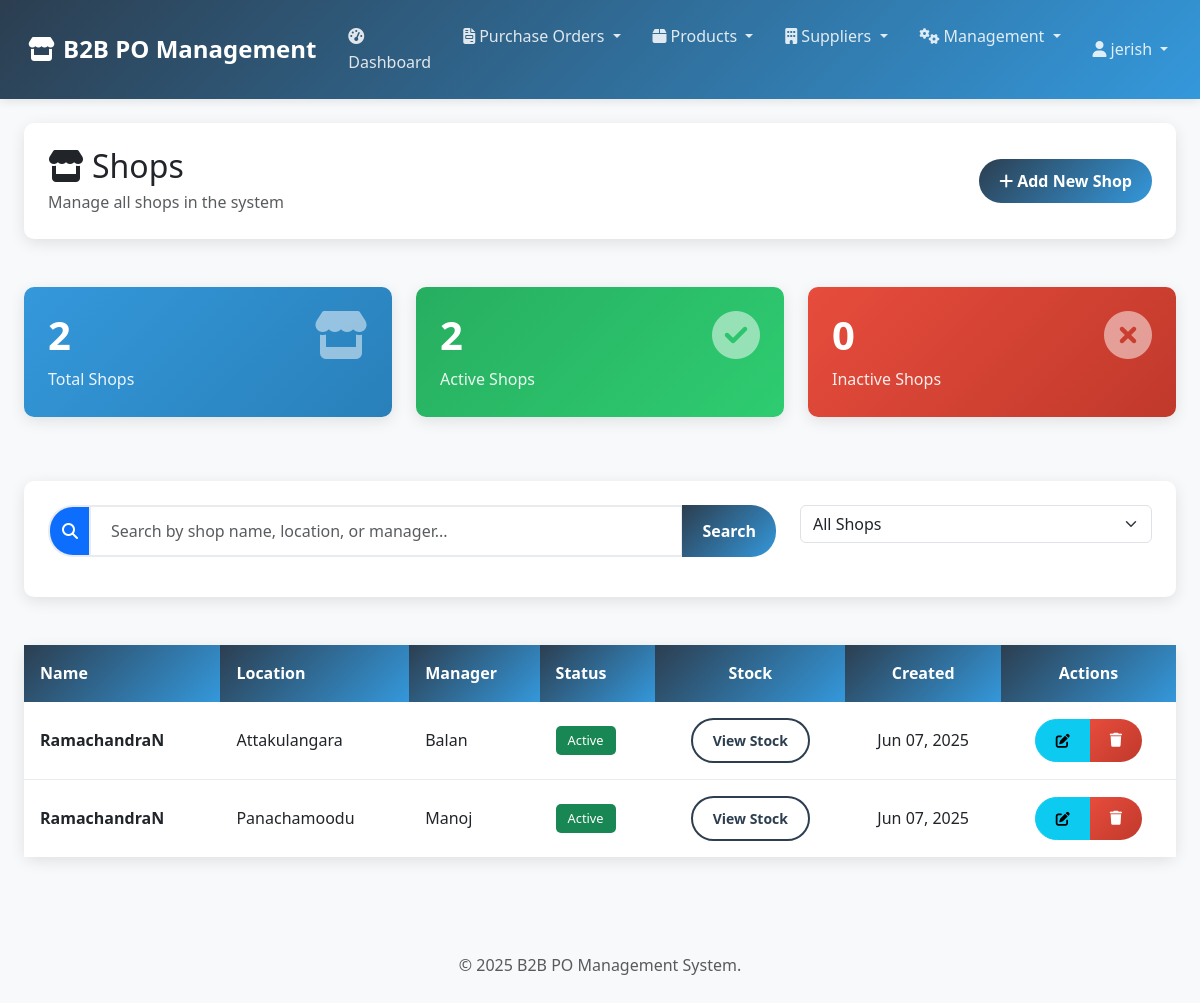
The page /shops/ (signed in) on the database its author committed.
### po_system/models.py (models this page shows, shortened)
class Shop(models.Model):
    name = models.CharField(max_length=100)
    location = models.CharField(max_length=200)
    manager_name = models.CharField(max_length=100)
    created_at = models.DateTimeField(default=timezone.now)  # Changed from auto_now_add
    is_active = models.BooleanField(default=True)

### po_system/views.py (the view)
# urls.py: path('shops/', views.shop_list, name='shop_list'),
@login_required
def shop_list(request):
    query = request.GET.get('q', '')
    is_active = request.GET.get('is_active', 'all')
    shops = Shop.objects.all().order_by('name')
    if query:
        shops = shops.filter(
            Q(name__icontains=query) |
            Q(location__icontains=query) |
            Q(manager_name__icontains=query)
        )
    if is_active == 'active':
        shops = shops.filter(is_active=True)
    elif is_active == 'inactive':
        shops = shops.filter(is_active=False)
    paginator = Paginator(shops, 10)
    page = request.GET.get('page', 1)
    shops_page = paginator.get_page(page)
    context = {
        'shops': shops_page,
        'query': query,
        'is_active': is_active,
        'total_count': shops.count(),
        'active_count': shops.filter(is_active=True).count(),
        'inactive_count': shops.filter(is_active=False).count(),
    }
    return render(request, 'po_system/shop_list.html', context)

### templates/po_system/shop_list.html (shortened to what this page needs)
{% extends 'po_system/base.html' %}
{% block content %}
<div class="container-fluid">
    <div class="row mb-4">
        <div class="col-12">
            <div class="card">
                <div class="card-body">
                    <div class="d-flex justify-content-between align-items-center">
                        <div>
                            <h2 class="mb-1">
                                <i class="fas fa-store me-2"></i>Shops
                            </h2>
                            <p class="text-muted mb-0">
                                Manage all shops in the system
                            </p>
                        </div>
                        <a href="{% url 'po_system:shop_create' %}" class="btn btn-primary">
                            <i class="fas fa-plus me-1"></i>Add New Shop
                        </a>
                    </div>
                </div>
            </div>
        </div>
    </div>
    <div class="row mb-4">
        <div class="col-md-4 mb-3">
            <div class="stats-card" style="background: linear-gradient(135deg, #3498db, #2980b9);">
                <div class="d-flex justify-content-between">
                    <div>
                        <h3>{{ total_count }}</h3>
                        <p class="mb-0">Total Shops</p>
                    </div>
                    <div>
                        <i class="fas fa-store fa-3x opacity-50"></i>
                    </div>
                </div>
            </div>
        </div>
        <div class="col-md-4 mb-3">
            <div class="stats-card" style="background: linear-gradient(135deg, #27ae60, #2ecc71);">
                <div class="d-flex justify-content-between">
                    <div>
                        <h3>{{ active_count }}</h3>
                        <p class="mb-0">Active Shops</p>
                    </div>
                    <div>
                        <i class="fas fa-check-circle fa-3x opacity-50"></i>
                    </div>
                </div>
            </div>
        </div>
        <div class="col-md-4 mb-3">
            <div class="stats-card" style="background: linear-gradient(135deg, #e74c3c, #c0392b);">
                <div class="d-flex justify-content-between">
                    <div>
                        <h3>{{ inactive_count }}</h3>
                        <p class="mb-0">Inactive Shops</p>
                    </div>
                    <div>
                        <i class="fas fa-times-circle fa-3x opacity-50"></i>
                    </div>
                </div>
            </div>
        </div>
    </div>
    <div class="row mb-4">
        <div class="col-12">
            <div class="search-container">
                <form method="get" id="filter-form">
                    <div class="row">
                        <div class="col-md-8 mb-3">
                            <div class="input-group">
                                <span class="input-group-text bg-primary text-white">
                                    <i class="fas fa-search"></i>
                                </span>
                                <input type="text" name="q" class="form-control search-input"
                                       placeholder="Search by shop name, location, or manager..."
                                       value="{{ query }}">
                                <button class="btn btn-primary" type="submit">
                                    Search
                                </button>
                            </div>
                        </div>
                        <div class="col-md-4 mb-3">
                            <select name="is_active" class="form-select" onchange="this.form.submit()">
                                <option value="all" {% if is_active == 'all' %}selected{% endif %}>All Shops</option>
                            </select>
                        </div>
                    </div>
                </form>
            </div>
        </div>
    </div>
    <div class="row">
        <div class="col-12">
            <div class="card">
                <div class="card-body p-0">
                    <div class="table-responsive">
                        <table class="table table-hover mb-0">
                            <thead>
                                <tr>
                                    <th>Name</th>
                                    <th>Location</th>
                                    <th>Manager</th>
                                    <th>Status</th>
                                    <th class="text-center">Stock</th>
                                    <th class="text-center">Created</th>
                                    <th class="text-center">Actions</th>
                                </tr>
                            </thead>
                            <tbody>
                                {% for shop in shops %}
                                <tr>
                                    <td>
                                        <strong>{{ shop.name }}</strong>
                                    </td>
                                    <td>{{ shop.location }}</td>
                                    <td>{{ shop.manager_name }}</td>
                                    <td>
                                        {% if shop.is_active %}
                                        <span class="badge bg-success">Active</span>
                                        {% else %}
                                        <span class="badge bg-danger">Inactive</span>
                                        {% endif %}
                                    </td>
                                    <td class="text-center">
                                        <a href="{% url 'po_system:stock_list' %}?shop={{ shop.id }}" class="btn btn-sm btn-outline-primary">
                                            View Stock
                                        </a>
                                    </td>
                                    <td class="text-center">
                                        {{ shop.created_at|date:"M d, Y" }}
                                    </td>
                                    <td class="text-center">
                                        <div class="btn-group">
                                            <a href="{% url 'po_system:shop_edit' shop.id %}" class="btn btn-sm btn-info">
                                                <i class="fas fa-edit"></i>
                                            </a>
                                            <a href="{% url 'po_system:shop_delete' shop.id %}" class="btn btn-sm btn-danger">
                                                <i class="fas fa-trash"></i>
                                            </a>
                                        </div>
                                    </td>
                                </tr>
                                {% endfor %}
                            </tbody>
                        </table>
                    </div>
                </div>
            </div>
        </div>
    </div>
</div>
{% endblock %}

### templates/po_system/base.html (shortened to what this page needs)
{% load static %}
<!DOCTYPE html>
<html lang="en">
<head>
    <link href="https://cdnjs.cloudflare.com/ajax/libs/bootstrap/5.3.0/css/bootstrap.min.css" rel="stylesheet">
    <link href="https://cdnjs.cloudflare.com/ajax/libs/font-awesome/6.4.0/css/all.min.css" rel="stylesheet">
    <link href="{% static 'css/main.css' %}" rel="stylesheet">
</head>
<body>
    <nav class="navbar navbar-expand-lg navbar-dark">
        <div class="container-fluid">
            <a class="navbar-brand" href="{% url 'po_system:dashboard' %}">
                <i class="fas fa-store me-2"></i>B2B PO Management
            </a>
            <div class="collapse navbar-collapse" id="navbarNav">
                <ul class="navbar-nav me-auto">
                    <li class="nav-item">
                        <a class="nav-link" href="{% url 'po_system:dashboard' %}">
                            <i class="fas fa-tachometer-alt me-1"></i>Dashboard
                        </a>
                    </li>
                    <li class="nav-item dropdown">
                        <a class="nav-link dropdown-toggle" href="#" role="button" data-bs-toggle="dropdown">
                            <i class="fas fa-file-invoice me-1"></i>Purchase Orders
                        </a>
                    </li>
                    <li class="nav-item dropdown">
                        <a class="nav-link dropdown-toggle" href="#" role="button" data-bs-toggle="dropdown">
                            <i class="fas fa-box me-1"></i>Products
                        </a>
                    </li>
                    <li class="nav-item dropdown">
                        <a class="nav-link dropdown-toggle" href="#" role="button" data-bs-toggle="dropdown">
                            <i class="fas fa-building me-1"></i>Suppliers
                        </a>
                    </li>
                    <li class="nav-item dropdown">
                        <a class="nav-link dropdown-toggle" href="#" role="button" data-bs-toggle="dropdown">
                            <i class="fas fa-cogs me-1"></i>Management
                        </a>
                    </li>
                </ul>
                <ul class="navbar-nav">
                    <li class="nav-item dropdown">
                        <a class="nav-link dropdown-toggle" href="#" role="button" data-bs-toggle="dropdown">
                            <i class="fas fa-user me-1"></i>{{ user.username }}
                        </a>
                    </li>
                </ul>
            </div>
        </div>
    </nav>
    <div class="container-fluid mt-4">
        {% block content %}
        {% endblock %}
    </div>
    <footer class="mt-5 py-4 bg-light text-center text-muted">
        <div class="container">
            <p class="mb-0">
                &copy; {% now "Y" %} B2B PO Management System.
            </p>
        </div>
    </footer>
</body>
</html>

### static/css/main.css (style rules this page uses)
:root { --primary-color: #2c3e50; --secondary-color: #3498db; --success-color: #27ae60; --warning-color: #f39c12; --danger-color: #e74c3c; --info-color: #1abc9c; --light-color: #f8f9fa; --dark-color: #343a40; --gray-100: #f8f9fa; --gray-200: #e9ecef; --gray-300: #dee2e6; --gray-400: #ced4da; --gray-500: #adb5bd; --gray-600: #6c757d; --gray-700: #495057; --gray-800: #343a40; --gray-900: #212529; --primary-gradient: linear-gradient(135deg, var(--primary-color), var(--secondary-color)); --success-gradient: linear-gradient(135deg, var(--success-color), #219a52); --warning-gradient: linear-gradient(135deg, var(--warning-color), #d35400); --danger-gradient: linear-gradient(135deg, var(--danger-color), #c0392b); --purple-gradient: linear-gradient(135deg, #9b59b6, #8e44ad); --card-shadow: 0 4px 15px rgba(0, 0, 0, 0.1); --hover-shadow: 0 8px 25px rgba(0, 0, 0, 0.15); --button-shadow: 0 5px 15px rgba(52, 152, 219, 0.4); --border-radius-sm: 5px; --border-radius: 10px; --border-radius-lg: 15px; --border-radius-xl: 25px; --transition-speed: 0.3s; }
body { font-family: 'Segoe UI', Tahoma, Geneva, Verdana, sans-serif; background-color: var(--light-color); color: var(--gray-800); line-height: 1.6; }
a { text-decoration: none; transition: all var(--transition-speed) ease; }
.navbar { background: var(--primary-gradient); box-shadow: 0 2px 10px rgba(0, 0, 0, 0.1); padding: 0.75rem 1rem; }
.navbar-brand { font-weight: 700; font-size: 1.5rem; color: white; }
.navbar-dark .navbar-nav .nav-link { color: rgba(255, 255, 255, 0.85); font-weight: 500; padding: 0.75rem 1rem; border-radius: var(--border-radius); transition: all var(--transition-speed) ease; }
.card { border: none; border-radius: var(--border-radius); box-shadow: var(--card-shadow); transition: transform var(--transition-speed) ease; margin-bottom: 1.5rem; }
.card-body { padding: 1.5rem; }
.stats-card { color: white; border-radius: var(--border-radius); padding: 1.5rem; margin-bottom: 1.5rem; box-shadow: var(--card-shadow); transition: transform var(--transition-speed) ease; }
.stats-card h3 { font-size: 2.5rem; font-weight: 700; margin-bottom: 0.5rem; }
.stats-card p { font-size: 1rem; opacity: 0.9; margin-bottom: 0; }
.search-container { background: white; border-radius: var(--border-radius); padding: 1.5rem; box-shadow: var(--card-shadow); margin-bottom: 1.5rem; }
.table { margin-bottom: 0; }
.table th { background: var(--primary-gradient); color: white; font-weight: 600; border: none; padding: 1rem; vertical-align: middle; }
.table td { padding: 1rem; vertical-align: middle; border-bottom: 1px solid var(--gray-200); }
.table tr:last-child td { border-bottom: none; }
.form-control { border: 2px solid var(--gray-200); border-radius: var(--border-radius-xl); padding: 0.75rem 1.25rem; font-size: 1rem; transition: all var(--transition-speed) ease; }
.input-group-text { background-color: var(--gray-100); border: 2px solid var(--gray-200); border-right: none; border-radius: var(--border-radius-xl) 0 0 var(--border-radius-xl); }
.input-group .form-control { border-radius: 0 var(--border-radius-xl) var(--border-radius-xl) 0; }
.search-input { border: 2px solid var(--gray-200); border-radius: var(--border-radius-xl); padding: 0.75rem 1.25rem; font-size: 1rem; transition: all var(--transition-speed) ease; }
.btn { border-radius: var(--border-radius-xl); padding: 0.625rem 1.25rem; font-weight: 600; transition: all var(--transition-speed) ease; }
.btn-primary { background: var(--primary-gradient); border: none; }
.btn-danger { background: var(--danger-gradient); border: none; }
.btn-outline-primary { color: var(--primary-color); border: 2px solid var(--primary-color); }
.badge { font-size: 0.8rem; padding: 0.5rem 0.75rem; border-radius: var(--border-radius-sm); font-weight: 500; }

### rows shown on the page
Shop: name "RamachandraN", location "Attakulangara", manager_name "Balan", is_active "Active", created_at "Jun 07, 2025"
Shop: name "RamachandraN", location "Panachamoodu", manager_name "Manoj", is_active "Active", created_at "Jun 07, 2025"

### other values the page prints
{{ user.username }} "jerish"
{{ total_count }} "2"
{{ active_count }} "2"
{{ inactive_count }} "0"
